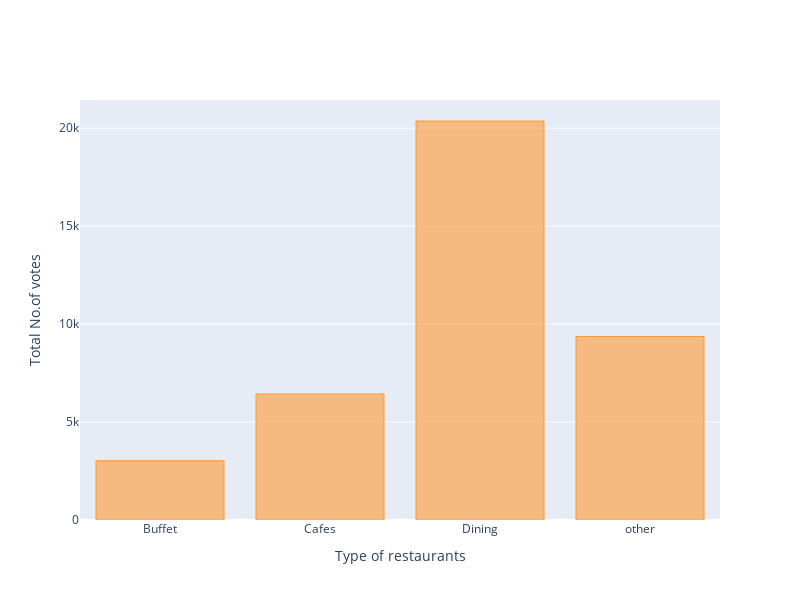

Source (notebook cell):
### Code cell
df.groupby('listed_in(type)')['votes'].sum().iplot(kind='bar',
    title='Total Votes by Type',
    xTitle='asdsa',
    yTitle='Votes',
    color='orange',
    theme='white',
    layout=dict(
        width=800,
        height=600,
        xaxis=dict(title='Type of restaurants'),
        yaxis=dict(title='Total No.of votes'),
    ),
)

### Figure 1 — Plotly figure (JSON) as saved in the notebook; plotly's stock layout.template omitted (floating-point values rounded to 4 significant figures)
{"data": [{"marker": {"color": "rgba(255, 153, 51, 0.6)", "line": {"color": "rgba(255, 153, 51, 1.0)", "width": 1}}, "name": "votes", "orientation": "v", "text": "", "type": "bar", "x": ["Buffet", "Cafes", "Dining", "other"], "y": [3028, 6434, 20363, 9367]}], "layout": {"height": 600, "width": 800, "xaxis": {"autorange": true, "range": [-0.5, 3.5], "title": {"text": "Type of restaurants"}, "type": "category"}, "yaxis": {"autorange": true, "range": [0, 21430.0], "title": {"text": "Total No.of votes"}, "type": "linear"}}}
